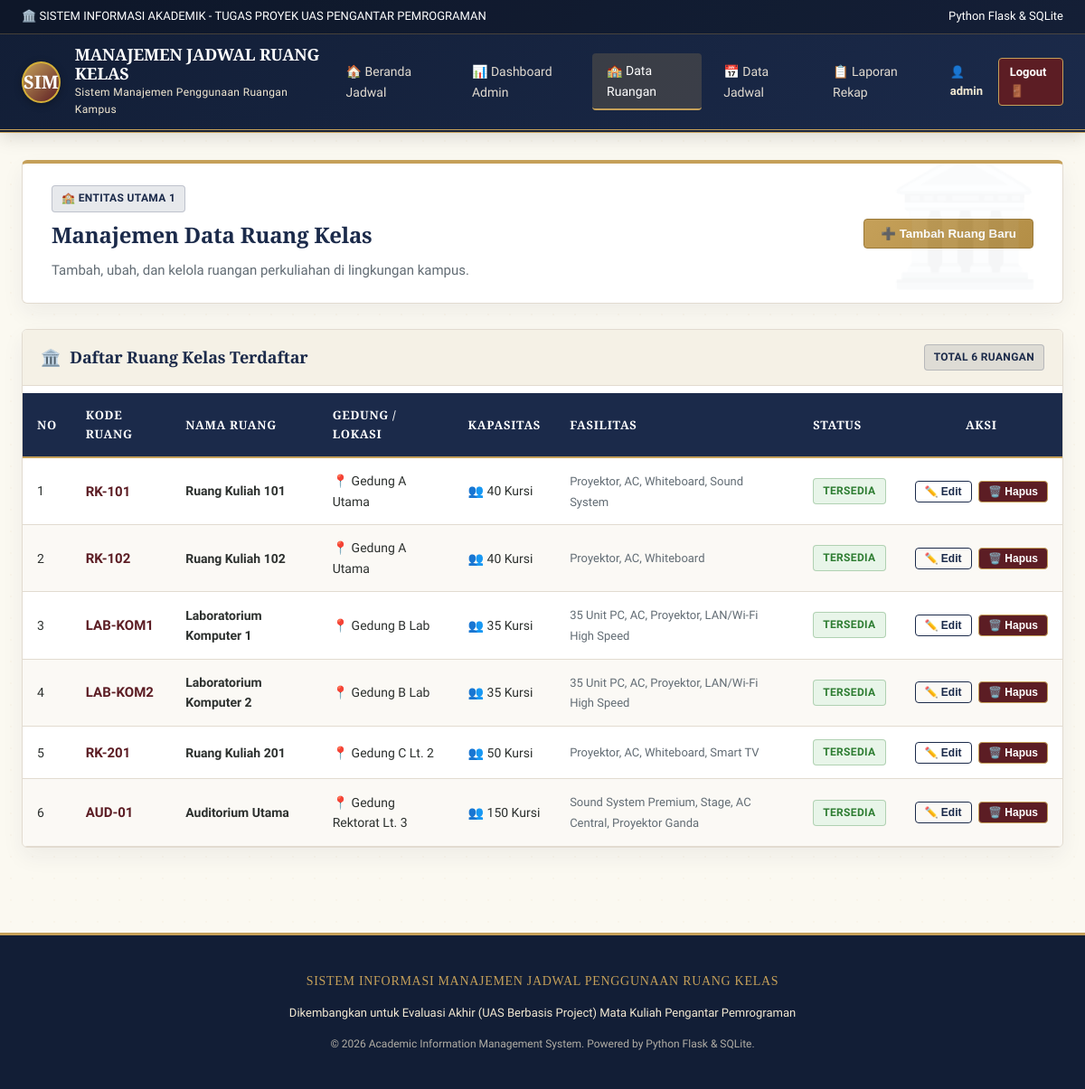
The page /admin/ruang (signed in) on the database its author committed.
### tables this page shows
CREATE TABLE ruang (
            id INTEGER PRIMARY KEY AUTOINCREMENT,
            kode_ruang TEXT UNIQUE NOT NULL,
            nama_ruang TEXT NOT NULL,
            gedung TEXT NOT NULL,
            kapasitas INTEGER NOT NULL,
            fasilitas TEXT,
            status TEXT DEFAULT 'Tersedia'
        );

### app.py (the view)
@app.route('/admin/ruang')
@login_required
def ruang_list():
    conn = get_db_connection()
    cursor = conn.cursor()
    cursor.execute('SELECT * FROM ruang ORDER BY gedung ASC, kode_ruang ASC')
    ruang_data = cursor.fetchall()
    conn.close()
    return render_template('ruang.html', ruang_data=ruang_data)

### app.py (called while the page is built)
def login_required(f):
    @wraps(f)
    def decorated_function(*args, **kwargs):
        if 'user_id' not in session:
            flash('Silakan login terlebih dahulu untuk mengakses halaman admin.', 'warning')
            return redirect(url_for('login', next=request.url))
        return f(*args, **kwargs)
    return decorated_function

### database.py (called while the page is built)
def ensure_db_file():
    if os.environ.get('VERCEL') or os.environ.get('VERCEL_ENV'):
        if not os.path.exists(DATABASE_NAME):
            base_db = os.path.join(os.path.dirname(__file__), 'database.db')
            if os.path.exists(base_db):
                shutil.copy(base_db, DATABASE_NAME)

def get_db_connection():
    ensure_db_file()
    conn = sqlite3.connect(DATABASE_NAME)
    conn.row_factory = sqlite3.Row
    conn.execute("PRAGMA foreign_keys = ON")
    return conn

### templates/ruang.html (shortened to what this page needs)
{% extends "base.html" %}
{% block content %}
<div class="hero-academic" style="padding: 24px 32px; border-top-color: var(--accent-gold);">
    <div style="display: flex; justify-content: space-between; align-items: center; flex-wrap: wrap; gap: 16px;">
        <div>
            <span class="badge-academic badge-navy" style="margin-bottom: 6px;">🏫 Entitas Utama 1</span>
            <h1 class="hero-title" style="font-size: 24px;">Manajemen Data Ruang Kelas</h1>
            <p class="hero-subtitle">Tambah, ubah, dan kelola ruangan perkuliahan di lingkungan kampus.</p>
        </div>
        <button onclick="openModal('modalTambahRuang')" class="btn-classic-gold">
            <span>➕ Tambah Ruang Baru</span>
        </button>
    </div>
</div>
<div class="classic-card">
    <div class="card-header-classic">
        <h2><span>🏛️</span> Daftar Ruang Kelas Terdaftar</h2>
        <span class="badge-academic badge-navy">Total {{ ruang_data|length }} Ruangan</span>
    </div>
    <div class="card-body-classic" style="padding: 0;">
        {% if ruang_data %}
            <div class="table-responsive">
                <table class="table-classic">
                    <thead>
                        <tr>
                            <th>No</th>
                            <th>Kode Ruang</th>
                            <th>Nama Ruang</th>
                            <th>Gedung / Lokasi</th>
                            <th>Kapasitas</th>
                            <th>Fasilitas</th>
                            <th>Status</th>
                            <th style="text-align: center;">Aksi</th>
                        </tr>
                    </thead>
                    <tbody>
                        {% for r in ruang_data %}
                            <tr>
                                <td>{{ loop.index }}</td>
                                <td><strong style="color: var(--primary-burgundy); font-size: 15px;">{{ r.kode_ruang }}</strong></td>
                                <td><strong>{{ r.nama_ruang }}</strong></td>
                                <td>📍 {{ r.gedung }}</td>
                                <td>👥 {{ r.kapasitas }} Kursi</td>
                                <td><span style="font-size: 13px; color: var(--text-muted);">{{ r.fasilitas or '-' }}</span></td>
                                <td>
                                    {% if r.status == 'Tersedia' %}
                                        <span class="badge-academic badge-available">Tersedia</span>
                                    {% elif r.status == 'Dalam Perbaikan' %}
                                        <span class="badge-academic badge-warning">Perbaikan</span>
                                    {% else %}
                                        <span class="badge-academic badge-occupied">Nonaktif</span>
                                    {% endif %}
                                </td>
                                <td style="text-align: center; white-space: nowrap;">
                                    <button onclick="openModal('modalEditRuang{{ r.id }}')" class="btn-classic-outline" style="padding: 4px 10px; font-size: 12px; margin-right: 4px;">
                                        ✏️ Edit
                                    </button>
                                    <form method="POST" action="{{ url_for('ruang_hapus', id=r.id) }}" style="display: inline;" onsubmit="return confirm('Apakah Anda yakin ingin menghapus ruang {{ r.nama_ruang }}? Seluruh jadwal di ruang ini juga akan terhapus.');">
                                        <button type="submit" class="btn-classic-burgundy" style="padding: 4px 10px; font-size: 12px;">
                                            🗑️ Hapus
                                        </button>
                                    </form>
                                </td>
                            </tr>
                        {% endfor %}
                    </tbody>
                </table>
            </div>
        {% else %}
            <div style="padding: 40px; text-align: center; color: var(--text-muted);">
                Belum ada data ruang kelas terdaftar. Klik <strong>"+ Tambah Ruang Baru"</strong> untuk menambahkan.
            </div>
        {% endif %}
    </div>
</div>
{% endblock %}

### rows shown on the page
ruang: kode_ruang "RK-101", nama_ruang "Ruang Kuliah 101", gedung "Gedung A Utama", kapasitas "40", fasilitas "Proyektor, AC, Whiteboard, Sound System", status "TERSEDIA"
ruang: kode_ruang "RK-102", nama_ruang "Ruang Kuliah 102", gedung "Gedung A Utama", kapasitas "40", fasilitas "Proyektor, AC, Whiteboard", status "TERSEDIA"
ruang: kode_ruang "LAB-KOM1", nama_ruang "Laboratorium Komputer 1", gedung "Gedung B Lab", kapasitas "35", fasilitas "35 Unit PC, AC, Proyektor, LAN/Wi-Fi High Speed", status "TERSEDIA"
ruang: kode_ruang "LAB-KOM2", nama_ruang "Laboratorium Komputer 2", gedung "Gedung B Lab", kapasitas "35", fasilitas "35 Unit PC, AC, Proyektor, LAN/Wi-Fi High Speed", status "TERSEDIA"
ruang: kode_ruang "RK-201", nama_ruang "Ruang Kuliah 201", gedung "Gedung C Lt. 2", kapasitas "50", fasilitas "Proyektor, AC, Whiteboard, Smart TV", status "TERSEDIA"
ruang: kode_ruang "AUD-01", nama_ruang "Auditorium Utama", gedung "Gedung Rektorat Lt. 3", kapasitas "150", fasilitas "Sound System Premium, Stage, AC Central, Proyektor Ganda", status "TERSEDIA"

### other values the page prints
{{ session.get('username') }} "admin"
{{ ruang_data|length }} "6"
